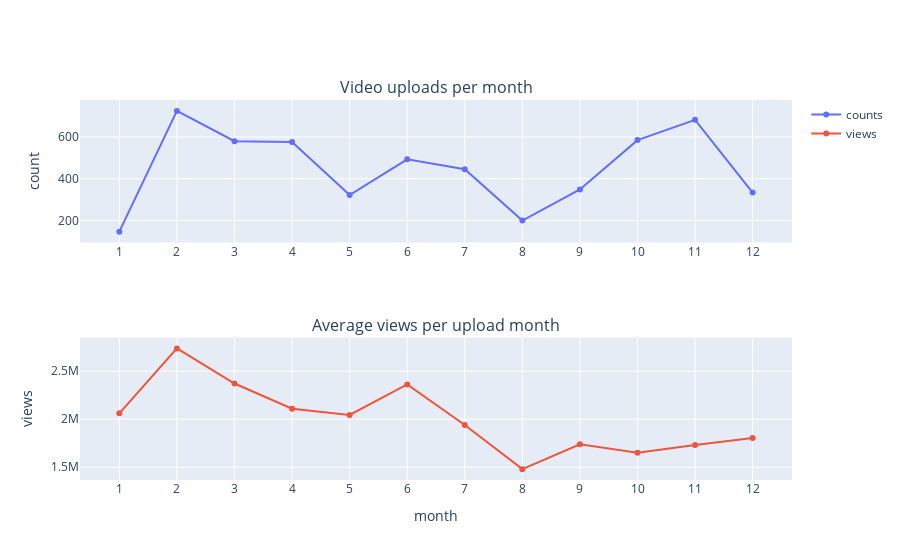

Notebook cell for this chart:
### Markdown cell above
#### Plot

### Code cell
fig = make_subplots(rows=2, cols=1, subplot_titles=("Video uploads per month", "Average views per upload month"))

fig.append_trace(go.Scatter(
    x=videos_per_month['month'],
    y=videos_per_month['count'],
    name='counts'
), row=1, col=1)

fig.update_xaxes(row=1, col=1, tickvals=np.arange(1, 13))
fig.update_yaxes(title_text="count", row=1, col=1)

fig.append_trace(go.Scatter(
    x=views_per_upload_month['month'],
    y=views_per_upload_month['views'],
    name='views'
), row=2, col=1)

fig.update_xaxes(title_text="month", row=2, col=1, tickvals=np.arange(1, 13))
fig.update_yaxes(title_text="views", row=2, col=1)

fig.show()

### Figure 1 — Plotly figure (JSON) as saved in the notebook; plotly's stock layout.template omitted (floating-point values rounded to 4 significant figures)
{"data": [{"name": "counts", "type": "scatter", "x": [1, 2, 3, 4, 5, 6, 7, 8, 9, 10, 11, 12], "xaxis": "x", "y": [147, 725, 580, 576, 322, 493, 446, 200, 349, 585, 682, 334], "yaxis": "y"}, {"name": "views", "type": "scatter", "x": [1, 2, 3, 4, 5, 6, 7, 8, 9, 10, 11, 12], "xaxis": "x2", "y": [2060000.0, 2737000.0, 2371000.0, 2109000.0, 2044000.0, 2361000.0, 1939000.0, 1479000.0, 1738000.0, 1650000.0, 1731000.0, 1803000.0], "yaxis": "y2"}], "layout": {"annotations": [{"font": {"size": 16}, "showarrow": false, "text": "Video uploads per month", "x": 0.5, "xanchor": "center", "xref": "paper", "y": 1, "yanchor": "bottom", "yref": "paper"}, {"font": {"size": 16}, "showarrow": false, "text": "Average views per upload month", "x": 0.5, "xanchor": "center", "xref": "paper", "y": 0.375, "yanchor": "bottom", "yref": "paper"}], "xaxis": {"anchor": "y", "domain": [0, 1], "tickvals": [1, 2, 3, 4, 5, 6, 7, 8, 9, 10, 11, 12]}, "xaxis2": {"anchor": "y2", "domain": [0, 1], "tickvals": [1, 2, 3, 4, 5, 6, 7, 8, 9, 10, 11, 12], "title": {"text": "month"}}, "yaxis": {"anchor": "x", "domain": [0.625, 1], "title": {"text": "count"}}, "yaxis2": {"anchor": "x2", "domain": [0, 0.375], "title": {"text": "views"}}}}
